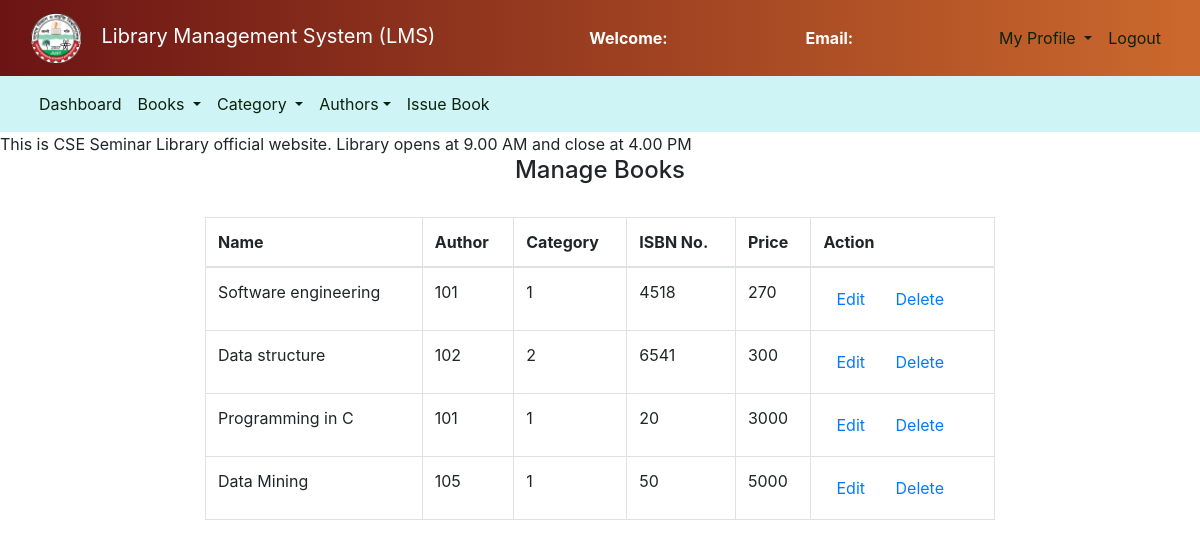
The page /admin/manage_book.php on the database its author committed.
### tables this page shows
CREATE TABLE `books` (
  `book_id` int(11) NOT NULL,
  `book_name` varchar(250) NOT NULL,
  `author_id` int(11) NOT NULL,
  `cat_id` int(11) NOT NULL,
  `book_no` int(11) NOT NULL,
  `book_price` int(11) NOT NULL
);

### admin/manage_book.php (the view, shortened to what this page needs)
<!DOCTYPE html>
<html lang="en">
<head>
	<link rel="stylesheet" type="text/css" href="../bootstrap-4.4.1/css/bootstrap.min.css">
	<link rel="stylesheet" href="admin.css">
</head>
<body>
	<section class="header">
		<nav class="navbar navbar-expand-lg navbar-dark ">
			<div class="container-fluid">
				<div class="navbar-header">
					<a class="navbar-brand" href="index.php"><img src="logo.png" height="50" width="50" alt=""></a>
					<a class="navbar-brand" href="admin_dashboard.php">Library Management System (LMS)</a>
				</div>
				<font style="color: white"><span><strong>Welcome: <?php echo $_SESSION['name'];?></strong></span></font>
			    <font style="color: white"><span><strong>Email: <?php echo $_SESSION['email'];?></strong></font>
				<ul class="nav navbar-nav navbar-right">
		      <li class="nav-item dropdown">
	        	<a class="nav-link dropdown-toggle" data-toggle="dropdown">My Profile </a>
		      </li>
		      <li class="nav-item">
		        <a class="nav-link" href="../logout.php">Logout</a>
		      </li>
		    </ul>
			</div>
		</nav>
	</section>
	<nav class="navbar navbar-expand-lg navbar-light" style="background-color:#a0eaee80">
		<div class="container-fluid">
		    <ul class="nav navbar-nav navbar-center">
		      <li class="nav-item">
		        <a class="nav-link" href="admin_dashboard.php">Dashboard</a>
		      </li>
		      <li class="nav-item dropdown">
	        	<a class="nav-link dropdown-toggle" data-toggle="dropdown">Books </a>
		      </li>
		      <li class="nav-item dropdown">
	        	<a class="nav-link dropdown-toggle" data-toggle="dropdown">Category </a>
		      </li>
		      <li class="nav-item dropdown">
	        	<a class="nav-link dropdown-toggle" data-toggle="dropdown">Authors</a>
		      </li>
	          <li class="nav-item">
		        <a class="nav-link" href="issue_book.php">Issue Book</a>
		      </li>
		    </ul>
		</div>
	</nav>
	<span><marquee bgcolor = " whitesmoke " behavior="" direction = "left"> This is CSE Seminar Library official website. Library opens at 9.00 AM
			and close at 4.00 PM
		</marquee></span>
        <center><h4>Manage Books</h4><br></center>
		<div class="row">
			<div class="col-md-2"></div>
			<div class="col-md-8">
				<table class="table table-bordered table-hover">
					<thead>
						<tr>
							<th>Name</th>
							<th>Author</th>
							<th>Category</th>
							<th>ISBN No.</th>
							<th>Price</th>
							<th>Action</th>
						</tr>
					</thead>
					<?php
						$connection = mysqli_connect("localhost","root","");
						$query = "select * from books";
						$query_run = mysqli_query($connection,$query);
						while ($row = mysqli_fetch_assoc($query_run)){
							?>
							<tr>
								<td><?php echo $row['book_name'];?></td>
								<td><?php echo $row['author_id'];?></td>
								<td><?php echo $row['cat_id'];?></td>
								<td><?php echo $row['book_no'];?></td>
								<td><?php echo $row['book_price'];?></td>
								<td><button class="btn" name=""><a href="edit_book.php?bn=<?php echo $row['book_no'];?>">Edit</a></button>
								<button class="btn"><a href="delete_book.php?bn=<?php echo $row['book_no'];?>">Delete</a></button></td>
							</tr>
							<?php
						}
					?>
				</table>
			</div>
			<div class="col-md-2"></div>
		</div>
</body>
</html>

### admin/admin.css (style rules this page uses)
.header { width: 100%; background-image: linear-gradient(to right, #6b1414, #cb692d); }
.navbar-brand { margin-left: 0px; color: white !important; }
.nav-link { color: rgb(13, 34, 13) !important; }

### rows shown on the page
books: book_name "Software engineering", author "101", cat "1", book_no "4518", book_price "270"
books: book_name "Data structure", author "102", cat "2", book_no "6541", book_price "300"
books: book_name "Programming in C", author "101", cat "1", book_no "20", book_price "3000"
books: book_name "Data Mining", author "105", cat "1", book_no "50", book_price "5000"
